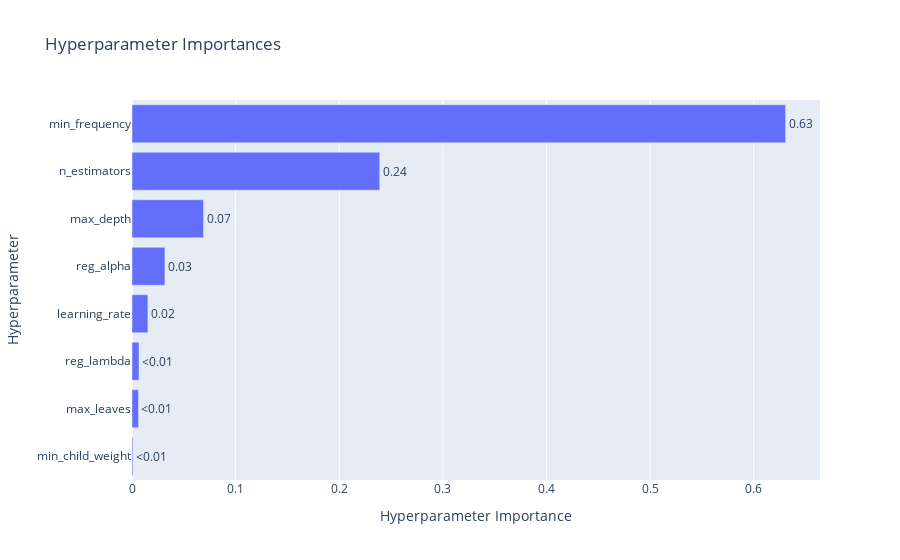

This figure's notebook cell:
### Markdown cell above
A partir del análisis de las tendencias, se pueden identificar patrones claros en relación a ciertos parámetros y su impacto en el MAE. En primer lugar, se observa que un aumento en el learning rate se traduce en un incremento del MAE, lo que implica un peor desempeño del modelo. Por otro lado, la disminución de la frecuencia minima genera una reducción del MAE, indicando una mejora en el rendimiento. Además, se nota que al aumentar el número de estimadores, el MAE tiende a aumentar, lo que sugiere un deterioro en el desempeño. Por último, se aprecia que una disminución en el valor de alpha que conlleva a una reducción del MAE, aunque este parámetro no está directamente relacionado con un mejor o peor desempeño, ya que su función principal es controlar el overfitting del modelo.

### Code cell
plot_param_importances(study)

### Figure 1 — Plotly figure (JSON) as saved in the notebook; plotly's stock layout.template omitted (floating-point values rounded to 4 significant figures)
{"data": [{"cliponaxis": false, "hovertemplate": ["min_child_weight (IntDistribution): 0.0009204380492759017<extra></extra>", "max_leaves (IntDistribution): 0.006264415670744328<extra></extra>", "reg_lambda (FloatDistribution): 0.00675709156782011<extra></extra>", "learning_rate (FloatDistribution): 0.015345766821489098<extra></extra>", "reg_alpha (FloatDistribution): 0.03177716090817944<extra></extra>", "max_depth (IntDistribution): 0.06905039478310275<extra></extra>", "n_estimators (IntDistribution): 0.23909072032316495<extra></extra>", "min_frequency (FloatDistribution): 0.6307940118762233<extra></extra>"], "name": "Objective Value", "orientation": "h", "text": ["<0.01", "<0.01", "<0.01", "0.02", "0.03", "0.07", "0.24", "0.63"], "textposition": "outside", "x": [0.0009204, 0.006264, 0.006757, 0.01535, 0.03178, 0.06905, 0.2391, 0.6308], "y": ["min_child_weight", "max_leaves", "reg_lambda", "learning_rate", "reg_alpha", "max_depth", "n_estimators", "min_frequency"], "type": "bar"}], "layout": {"title": {"text": "Hyperparameter Importances"}, "xaxis": {"title": {"text": "Hyperparameter Importance"}}, "yaxis": {"title": {"text": "Hyperparameter"}}}}
